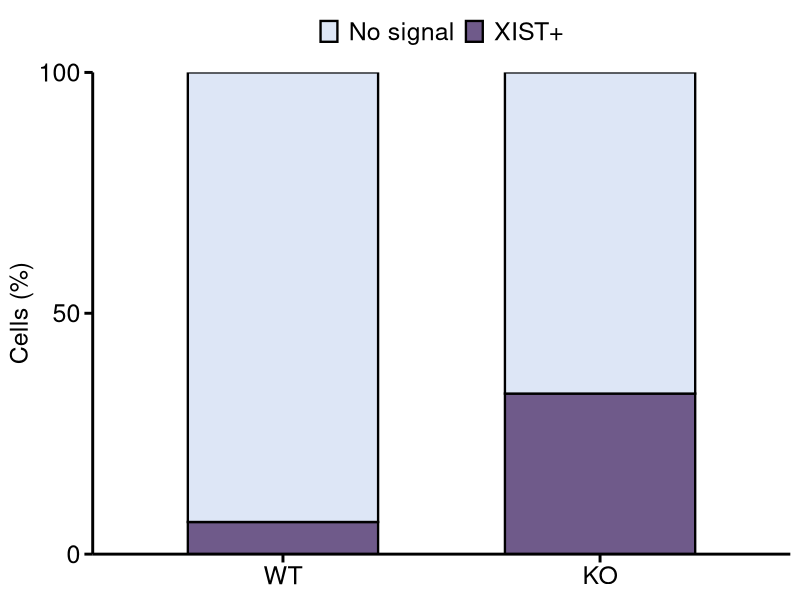
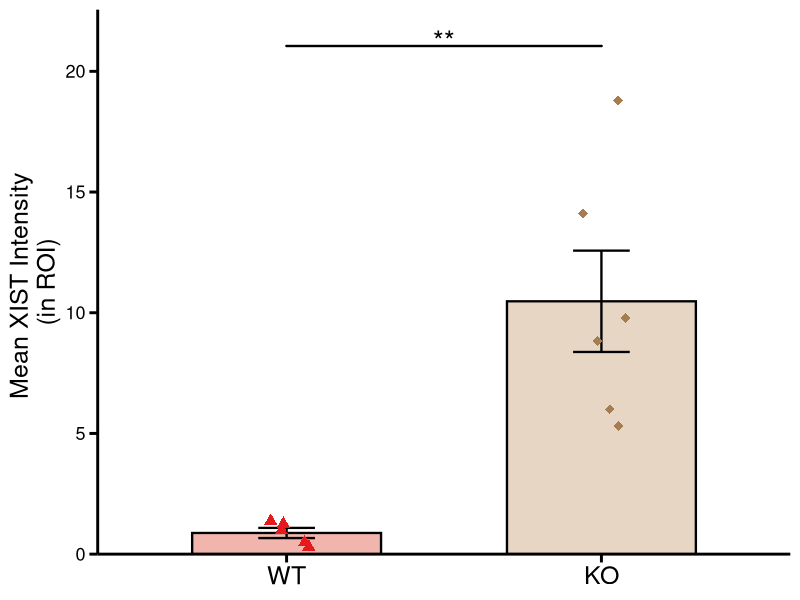

Write the R code that produced these figures, in order.
{
  library(ggplot2)
  library(ggpubr)
  library(rstatix)
  library(dplyr)
  library(tidyr)
}

## ---- cell-percentage data ----
df <- read.csv(
  "source_files/Fig3F_RNA_FISH_cell_percentages.csv",
  check.names = FALSE
)

## ---- long format for ggplot ----
df_long <- df %>%
  pivot_longer(cols = c(`XIST+`, `No signal`),
               names_to = "Category",
               values_to = "Percent") %>%
  mutate(
    Group = factor(Group, levels = c("WT", "KO")),
    Category = factor(Category, levels = c("XIST+", "No signal"))
  )
df_long$Category <- factor(
  df_long$Category,
  levels = c("No signal", "XIST+")
)

## ---- colors (GraphPad-ish) ----
fill_cols <- c(
  "XIST+" = "#6F5A8A",  # muted purple
  "No signal"   = "#DDE6F6"   # light blue-grey
)

## ---- plot ----
{
  p <- ggplot(df_long, aes(x = Group, y = Percent, fill = Category)) +
    geom_col(
      width = 0.6,
      color = "black",
      linewidth = 0.8
    ) +
    scale_y_continuous(
      limits = c(0, 100),
      breaks = c(0, 50, 100),
      expand = c(0, 0)
    ) +
    scale_fill_manual(values = fill_cols) +
    labs(
      title = "XIST RNA FISH",
      x = NULL,
      y = "Cells (%)",
      fill = NULL
    ) +
    theme_classic(base_size = 14) +
    theme(
      plot.title = element_blank(),
      axis.title.y = element_text(size = 18),
      axis.text = element_text(color = "black", size = 18),
      axis.line = element_line(linewidth = 1, color = "black"),
      axis.ticks = element_line(linewidth = 1, color = "black"),
      axis.ticks.length = unit(6, "pt"),
      legend.position = "top",
      legend.text = element_text(size = 18),
      legend.key.height = unit(1.0, "lines"),
      legend.key.width  = unit(1, "lines")
    )
}

## ---- save (optional) ----
ggsave(
  filename = "Fig3F_RNA_FISH_cell_percentages.svg",
  plot     = p,
  device   = svglite::svglite,
  width    = 3,
  height   = 3.7,
  units    = "in"
)


## ===============================
## RNA FISH intensity
## ===============================
{
  ## Intensity data ----
  df1 <- read.csv(
    "source_files/Fig3F_RNA_FISH_intensity.csv"
  ) %>%
    mutate(Group = factor(Group, levels = c("WT", "KO")),
           Value_div_1000 = Value / 1000)  # Create a new column with values divided by 1000
  
  ## ===============================
  ## Colors (filled bars; GraphPad-like) ----
  {
    wt_fill <- "#F2B5AE"   # light red fill
    wt_pt   <- "#E41A1C"   # red points
    
    ko_fill <- "#E6D6C3"   # light brown fill
    ko_pt   <- "#A67C52"   # brown points
  }
  
  ## ===============================
  ## Summary for bars (mean ± SEM) ----
  sum_df <- df1 %>%
    group_by(Group) %>%
    summarise(
      mean = mean(Value_div_1000, na.rm = TRUE),  # Use new column
      sem  = sd(Value_div_1000, na.rm = TRUE) / sqrt(sum(!is.na(Value_div_1000))),
      .groups = "drop"
    )
  
  ## ===============================
  ## Stats (rstatix -> stat_pvalue_manual) ----
  {
    stat_test <- df1 %>%
      t_test(Value_div_1000 ~ Group) %>%  # Use new column
      add_significance("p") %>%
      add_xy_position(x = "Group")   # creates xmin/xmax
    
    # set annotation height nicely above the highest point
    y_max <- max(df1$Value_div_1000, na.rm = TRUE)  # Use new column
    stat_test$y.position <- y_max * 1.12
  }
}

## ===============================
## Plot (match monoallelic aesthetics) ----
{
  p <- ggplot() +
    ## bars (mean) - black border like monoallelic plot
    geom_col(
      data = sum_df,
      aes(x = Group, y = mean, fill = Group),
      width = 0.6,
      color = "black",
      linewidth = 0.8
    ) +
    ## error bars (SEM)
    geom_errorbar(
      data = sum_df,
      aes(x = Group, ymin = mean - sem, ymax = mean + sem),
      width = 0.18,
      linewidth = 0.8,
      color = "black"
    ) +
    ## points: WT triangles, KO diamonds (all data points shown)
    geom_jitter(
      data = df1 %>% filter(Group == "WT"),
      aes(x = Group, y = Value_div_1000),  # Use new column
      shape = 17, size = 3,
      color = wt_pt,
      width = 0.08, height = 0
    ) +
    geom_jitter(
      data = df1 %>% filter(Group == "KO"),
      aes(x = Group, y = Value_div_1000),  # Use new column
      shape = 18, size = 3,
      color = ko_pt,
      width = 0.08, height = 0
    ) +
    ## fills
    scale_fill_manual(values = c(WT = wt_fill, KO = ko_fill), guide = "none") +
    ## axes / labels (GraphPad-ish, like monoallelic plot)
    labs(
      title = "XIST Intensity",
      x = NULL,
      y = "Mean XIST Intensity \n(in ROI)"
    ) +
    scale_y_continuous(
      limits = c(0, y_max * 1.20),
      breaks = c(0, 5, 10, 15, 20),  # Adjust as needed
      expand = c(0, 0)
    ) +
    theme_classic(base_size = 14) +
    theme(
      plot.title = element_blank(),
      axis.title.y = element_text(size = 18),
      axis.text.x = element_text(color = "black", size = 18),
      axis.text.y = element_text(color = "black", size = 13),
      axis.line = element_line(linewidth = 1, color = "black"),
      axis.ticks = element_line(linewidth = 1, color = "black"),
      axis.ticks.length = unit(6, "pt")
    ) +
    ## significance (stat_pvalue_manual, no tips)
    stat_pvalue_manual(
      stat_test,
      label = "p.signif",
      tip.length = 0,
      bracket.size = 0.8,
      label.size = 7
    )
}


ggsave(
  filename = "Fig3F_RNA_FISH_intensity.svg",
  plot     = p,
  device   = svglite::svglite,
  width    = 3,
  height   = 3.7,
  units    = "in"
)
